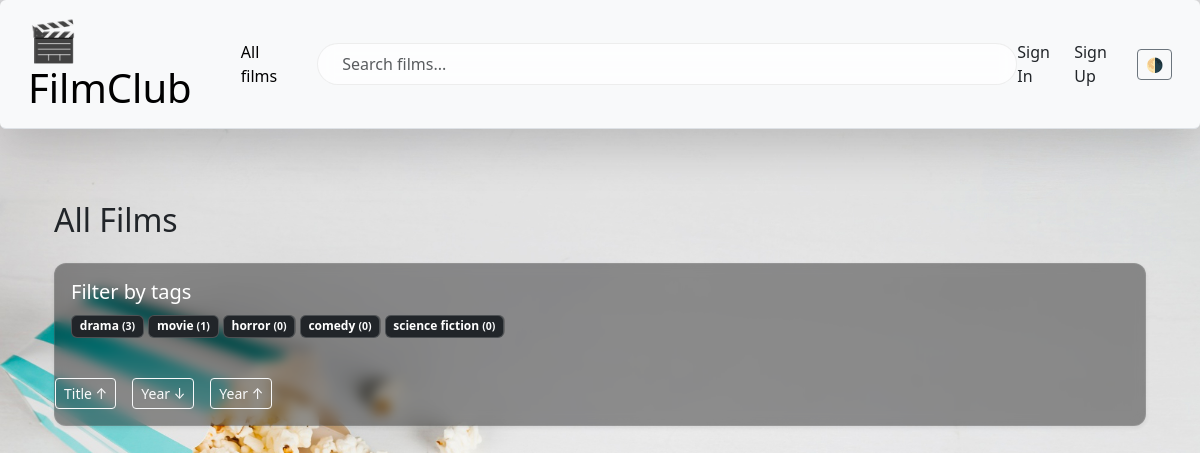
The page /films/all_films/ on the database as committed earlier.
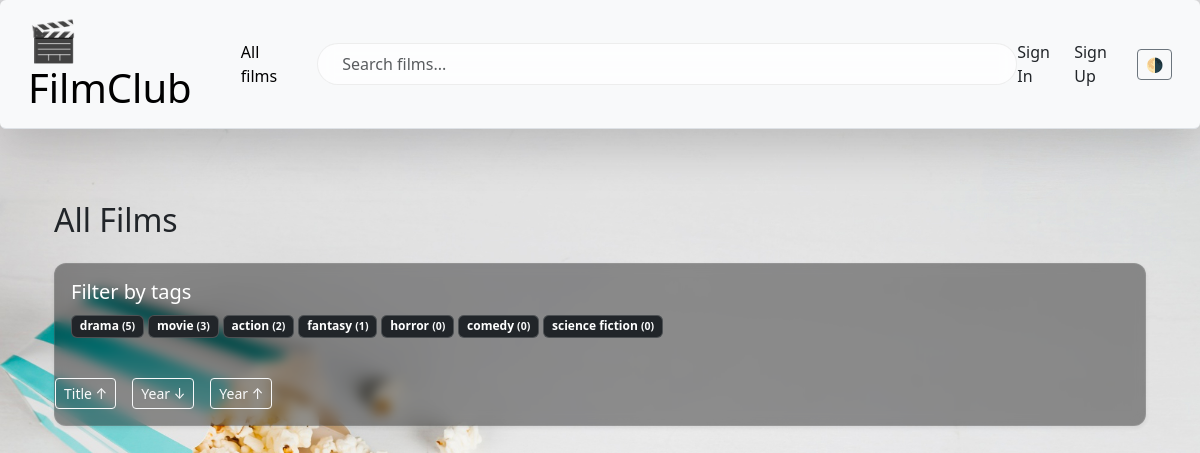
The same page on the database as committed later.
### films/models/tag.py (models this page shows, shortened)
class Tag(
    CreatedAtMixin,
    models.Model
):
    name = models.CharField(max_length=64, unique=True)
    class Meta:
        db_table = "tags"

### films/views.py (the view)
# urls.py: path("films/all_films/", views.all_films, name="all_films"),
def all_films(request):
    all_films, sort, active_tags = get_filtered_and_sorted_films(request)
    tags = (
        Tag.objects
        .annotate(film_count=Count("films"))
        .order_by("-film_count")[:TAGS_LIMIT]
    )
    return shortcuts.render(
        request,
        "films/all_films.html",
        {
            "all_films": all_films,
            "tags": tags,
            "sort": sort,
            "active_tags": active_tags,
            "my_films": False
         }
    )

### films/models/film.py (called while the page is built)
    def get_queryset(self):
        return FilmQuerySet(self.model, using=self._db)

### films/utils.py (called while the page is built)
def get_filtered_and_sorted_films(request):
    sort = request.GET.get("sort")
    tags_selected = request.GET.getlist("tags[]")
    films = Film.objects.all()
    if tags_selected:
        films = films.filter(tags__id__in=tags_selected).distinct()
    if sort == "title_asc":
        films = films.order_by("title")
    elif sort == "year_asc":
        films = films.order_by("release")
    elif sort == "year_desc":
        films = films.order_by("-release")
    return films, sort, list(map(int, tags_selected))

### films/templates/films/all_films.html (shortened to what this page needs)
{% extends "base.html" %}
{% block content %}
    <div class="container py-4">
        <h2 class="mb-4">
            {% if my_films %}
                My Films
            {% else %}
                All Films
            {% endif %}
        </h2>
        {% include "films/partials/all_films_content.html" %}
    </div>
{% endblock %}

### films/templates/films/partials/all_films_content.html (shortened to what this page needs)
<div class="card mb-4 shadow-sm filter-glass">
  <div class="card-body">
    <h5 class="card-title">Filter by tags</h5>
    <div id="tag-filter" class="mb-4">
      {% for tag in tags %}
        <span class="badge {% if tag.id in active_tags %}bg-primary{% else %}bg-dark{% endif %} text-bg-dark tag-badge"
              role="button"
              data-tag="{{ tag.id }}">
          {{ tag.name }} <span class="text-light small">({{ tag.film_count }})</span>
        </span>
      {% endfor %}
    </div>
  </div>
  <div class="d-flex gap-3 align-items-center flex-wrap mb-3">
    <button class="btn btn-outline-light btn-sm sort-arrow" data-sort="title_asc">
      Title ↑
    </button>
    <button class="btn btn-outline-light btn-sm sort-arrow" data-sort="year_desc">
      Year ↓
    </button>
    <button class="btn btn-outline-light btn-sm sort-arrow" data-sort="year_asc">
      Year ↑
    </button>
  </div>
</div>

Rows that differ between the two databases and show on the page:
computed for Tag "drama": film_count "3" → "5"
computed for Tag "movie": film_count "1" → "3"
added Tag: name "action", film_count "2"
added Tag: name "fantasy", film_count "1"
